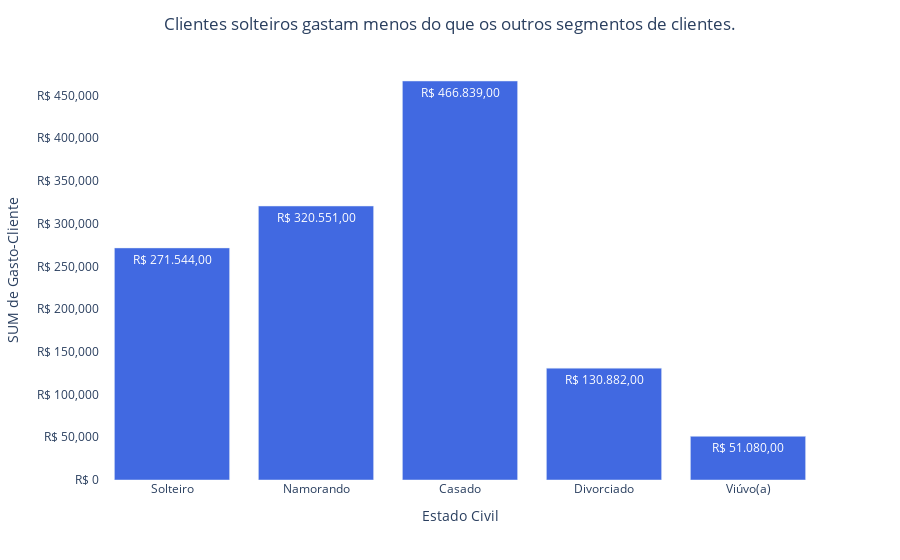

Notebook source saved alongside this figure:
### Code cell
# Hipótese 2. Clientes solteiros gastam menos do que os outros segmentos de clientes.

gasto_civil = pd.pivot_table(
    df,
    index='Estado_Civil',
    values='Gasto-Cliente',
    aggfunc='sum'
).reset_index()

gasto_civil['Percentual'] = (gasto_civil['Gasto-Cliente'] / gasto_civil['Gasto-Cliente'].sum()) * 100

gasto_civil['Percentual'] = gasto_civil['Percentual'].apply(lambda x: f"{x:.2f}%")

gasto_civil['Estado_Civil'] = pd.Categorical(
    gasto_civil['Estado_Civil'],
    categories=['Solteiro', 'Namorando', 'Casado', 'Divorciado', 'Viúvo(a)', 'Total'],
    ordered=True
)

gasto_civil = gasto_civil.sort_values('Estado_Civil')

fig = px.bar(
    gasto_civil,
    x='Estado_Civil',
    y='Gasto-Cliente',
    text=gasto_civil['Gasto-Cliente'].apply(lambda x: f"R$ {x:,.2f}".replace(",", "X").replace(".", ",").replace("X", ".")),
    color_discrete_sequence=['royalblue']
)

fig.update_layout(
    title={
        'text': 'Clientes solteiros gastam menos do que os outros segmentos de clientes.',
        'x': 0.5
    },
    xaxis_title='Estado Civil',
    yaxis_title='SUM de Gasto-Cliente',
    yaxis_tickprefix='R$ ',
    yaxis_tickformat=',.0f',
    plot_bgcolor='white',
    showlegend=False
)

fig.show()

### Figure 1 — Plotly figure (JSON) as saved in the notebook; plotly's stock layout.template omitted (floating-point values rounded to 4 significant figures)
{"data": [{"hovertemplate": "Estado_Civil=%{x}<br>Gasto-Cliente=%{y}<br>text=%{text}<extra></extra>", "legendgroup": "", "marker": {"color": "royalblue", "pattern": {"shape": ""}}, "name": "", "orientation": "v", "showlegend": false, "text": ["R$ 271.544,00", "R$ 320.551,00", "R$ 466.839,00", "R$ 130.882,00", "R$ 51.080,00"], "textposition": "auto", "type": "bar", "x": ["Solteiro", "Namorando", "Casado", "Divorciado", "Viúvo(a)"], "xaxis": "x", "y": [271544, 320551, 466839, 130882, 51080], "yaxis": "y"}], "layout": {"barmode": "relative", "legend": {"tracegroupgap": 0}, "margin": {"t": 60}, "plot_bgcolor": "white", "showlegend": false, "title": {"text": "Clientes solteiros gastam menos do que os outros segmentos de clientes.", "x": 0.5}, "xaxis": {"anchor": "y", "domain": [0, 1], "title": {"text": "Estado Civil"}}, "yaxis": {"anchor": "x", "domain": [0, 1], "tickformat": ",.0f", "tickprefix": "R$ ", "title": {"text": "SUM de Gasto-Cliente"}}}}
